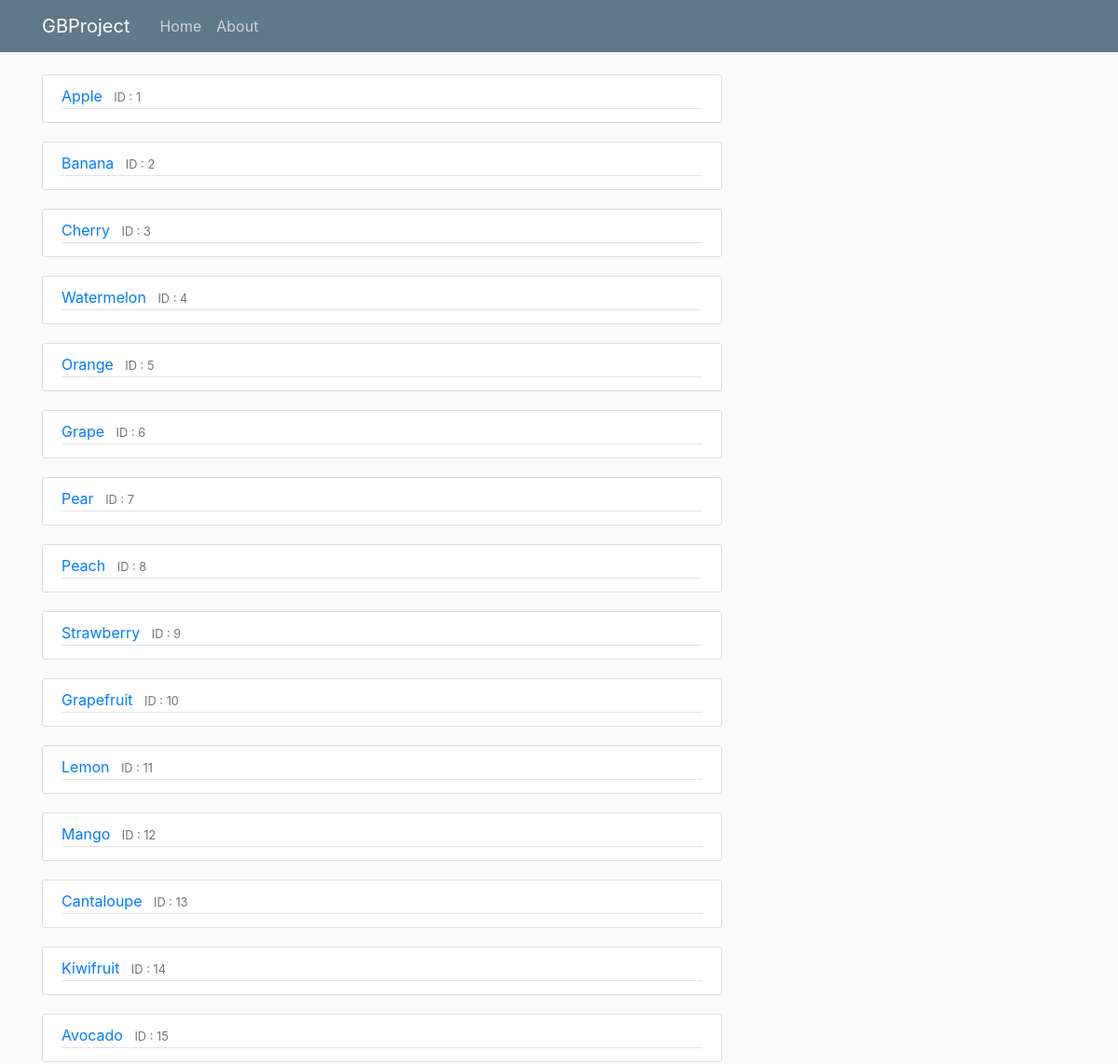
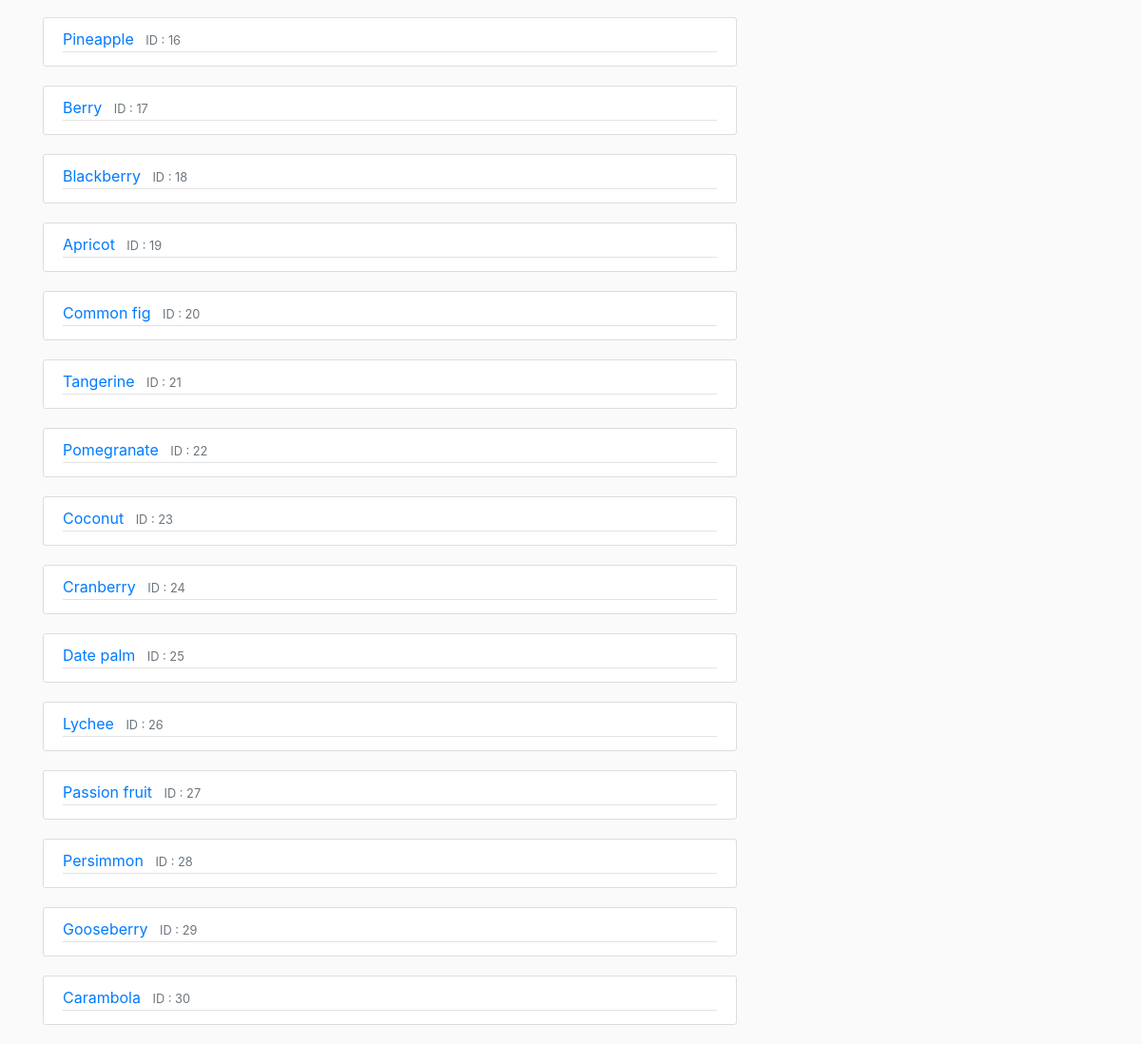
Page /showAllFruits on the committed database (2 pictures, top to bottom).
### GBProject/models.py (models this page shows)
class Fruit(db.Model):
	id = db.Column(db.Integer,primary_key=True)
	name = db.Column(db.String(20),unique=True,nullable=False)
	prohibited_country = db.Column(db.String(20),unique=False,nullable=False)
	currency = db.Column(db.String(20),unique=False,nullable=False)
	size = db.Column(db.String(20),unique=False,nullable=False)
	metric = db.Column(db.String(20),unique=False,nullable=False)
	price_unit = db.Column(db.String(20),unique=False,nullable=False)
	price_month_1 = db.Column(db.String(5),unique=False,nullable=False,default='0')
	price_month_2 = db.Column(db.String(5),unique=False,nullable=False,default='0')
	price_month_3 = db.Column(db.String(5),unique=False,nullable=False,default='0')
	price_month_4 = db.Column(db.String(5),unique=False,nullable=False,default='0')
	price_month_5 = db.Column(db.String(5),unique=False,nullable=False,default='0')
	price_month_6 = db.Column(db.String(5),unique=False,nullable=False,default='0')
	price_month_7 = db.Column(db.String(5),unique=False,nullable=False,default='0')
	price_month_8 = db.Column(db.String(5),unique=False,nullable=False,default='0')
	price_month_9 = db.Column(db.String(5),unique=False,nullable=False,default='0')
	price_month_10 = db.Column(db.String(5),unique=False,nullable=False,default='0')
	price_month_11 = db.Column(db.String(5),unique=False,nullable=False,default='0')
	price_month_12 = db.Column(db.String(5),unique=False,nullable=False,default='0')
	volume_month_1 = db.Column(db.String(5),unique=False,nullable=False,default='0')
	volume_month_2 = db.Column(db.String(5),unique=False,nullable=False,default='0')
	volume_month_3 = db.Column(db.String(5),unique=False,nullable=False,default='0')
	volume_month_4 = db.Column(db.String(5),unique=False,nullable=False,default='0')
	volume_month_5 = db.Column(db.String(5),unique=False,nullable=False,default='0')
	volume_month_6 = db.Column(db.String(5),unique=False,nullable=False,default='0')
	volume_month_7 = db.Column(db.String(5),unique=False,nullable=False,default='0')
	volume_month_8 = db.Column(db.String(5),unique=False,nullable=False,default='0')
	volume_month_9 = db.Column(db.String(5),unique=False,nullable=False,default='0')
	volume_month_10 = db.Column(db.String(5),unique=False,nullable=False,default='0')
	volume_month_11 = db.Column(db.String(5),unique=False,nullable=False,default='0')
	volume_month_12 = db.Column(db.String(5),unique=False,nullable=False,default='0')
	clients = db.relationship("Client",secondary='users_favs',back_populates="fruits")

### GBProject/routes.py (the view)
@app.route("/showAllFruits")
def showAllFruits():
	fruits = Fruit.query.all()
	return render_template('show_all_fruits.html',fruits=fruits,title="All Fruits")

### GBProject/templates/show_all_fruits.html
{% extends "layout.html" %}
{% block content %}
{% for fruit in fruits %}
<article class="media content-section">
<div class="media-body">
    <div class="article-metadata">
      <a class="mr-2" href="{{ url_for('fruit_display',fruit_id=fruit.id) }}">{{ fruit.name }}</a>
      <small class="text-muted">ID : {{ fruit.id }}</small>
    </div>
</div>
</article>
{% endfor %}
{% endblock content %}

### GBProject/templates/layout.html (shortened to what this page needs)
<!DOCTYPE html>
<html>
<head>
    <link rel="stylesheet" href="https://maxcdn.bootstrapcdn.com/bootstrap/4.0.0/css/bootstrap.min.css">
    <link rel="stylesheet" type="text/css" href="{{ url_for('static', filename='main.css') }}">
    <link
    href="http://cdn.pydata.org/bokeh/release/bokeh-0.12.5.min.css"
    rel="stylesheet" type="text/css">
<link
    href="http://cdn.pydata.org/bokeh/release/bokeh-widgets-0.12.5.min.css"
    rel="stylesheet" type="text/css">
</head>
<body>
    <header class="site-header">
      <nav class="navbar navbar-expand-md navbar-dark bg-steel fixed-top">
        <div class="container">
          <a class="navbar-brand mr-4" href="/">GBProject</a>
          <div class="collapse navbar-collapse" id="navbarToggle">
            <div class="navbar-nav mr-auto">
              <a class="nav-item nav-link" href="{{ url_for('hello') }}">Home</a>
              <a class="nav-item nav-link" href="{{ url_for('about') }}">About</a>
            </div>
          </div>
        </div>
      </nav>
    </header>
    <main role="main" class="container">
      <div class="row">
        <div class="col-md-8">
          {% block content %}{% endblock %}
        </div>
    </main>
</body>
</html>

### GBProject/static/main.css (style rules this page uses)
body { background: #fafafa; color: #333333; margin-top: 5rem; }
.bg-steel { background-color: #5f788a; }
.site-header .navbar-nav .nav-link { color: #cbd5db; }
.content-section { background: #ffffff; padding: 10px 20px; border: 1px solid #dddddd; border-radius: 3px; margin-bottom: 20px; }
.article-metadata { padding-bottom: 1px; margin-bottom: 4px; border-bottom: 1px solid #e3e3e3 }

### rows in the picture
Fruit: name "Apple", id "1"
Fruit: name "Banana", id "2"
Fruit: name "Cherry", id "3"
Fruit: name "Watermelon", id "4"
Fruit: name "Orange", id "5"
Fruit: name "Grape", id "6"
Fruit: name "Pear", id "7"
Fruit: name "Peach", id "8"
Fruit: name "Strawberry", id "9"
Fruit: name "Grapefruit", id "10"
Fruit: name "Lemon", id "11"
Fruit: name "Mango", id "12"
Fruit: name "Cantaloupe", id "13"
Fruit: name "Kiwifruit", id "14"
Fruit: name "Avocado", id "15"
Fruit: name "Pineapple", id "16"
Fruit: name "Berry", id "17"
Fruit: name "Blackberry", id "18"
Fruit: name "Apricot", id "19"
Fruit: name "Common fig", id "20"
Fruit: name "Tangerine", id "21"
Fruit: name "Pomegranate", id "22"
Fruit: name "Coconut", id "23"
Fruit: name "Cranberry", id "24"
Fruit: name "Date palm", id "25"
Fruit: name "Lychee", id "26"
Fruit: name "Passion fruit", id "27"
Fruit: name "Persimmon", id "28"
Fruit: name "Gooseberry", id "29"
Fruit: name "Carambola", id "30"
